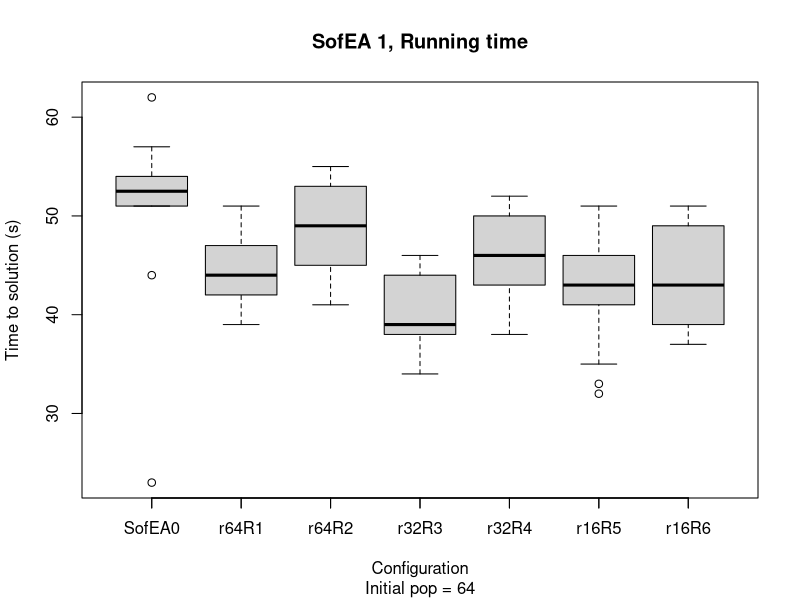

This figure's R source:
times.i64.p128.r64.R1 <- read.table('times-R-i64-p128-r64-r1.dat')
times.i64.p128.r64.R2 <- read.table('times-R-i64-p128-r64-r2.dat')
times.i64.p128.r32.R3 <- read.table('times-R-i64-p128-r32-R3.dat')
times.i64.p128.r32.R4 <- read.table('times-R-i64-p128-r32-R4.dat')
times.i64.p128.r16.R5 <- read.table('times-R-i64-p128-r16-R5.dat')
times.i64.p128.r16.R6 <- read.table('times-R-i64-p128-r16-R6.dat')
times.base <- read.table('../GECCO/time-ip128-e16-r64.dat')
boxplot( times.base$V1,
        times.i64.p128.r64.R1$V1, times.i64.p128.r64.R2$V1,
        times.i64.p128.r32.R3$V1, times.i64.p128.r32.R4$V1,
        times.i64.p128.r16.R5$V1, times.i64.p128.r16.R6$V1,
        main='SofEA 1, Running time',  sub='Initial pop = 64',
        xlab='Configuration',
        ylab='Time to solution (s)' )
axis(1,at=c(1:7),labels =c('SofEA0','r64R1', 'r64R2', 'r32R3', 'r32R4','r16R5', 'r16R6' ))
